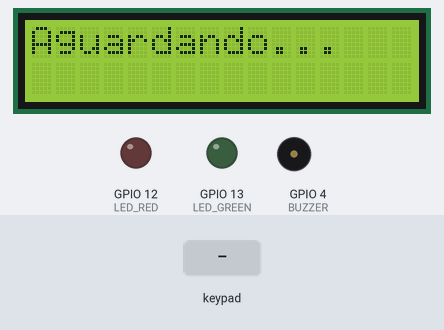
Recording of a program running on a simulated ESP32 board running MicroPython. On the bench: 16×2 character LCD, output pins drawn as LEDs (lit = HIGH), buzzer (waves = sounding, pin HIGH). The test bench sets the inputs (shaded band). WiFi joins after 1.5 s; no MQTT or app messages arrive unless stated; web requests get an empty 200 reply after 0.4 s; library files of the repository ran but are not shown: i2c_lcd.py; pins used as bus, display or sensor lines are not drawn.

Above: at 5.1 s.
5.2 s: keypad keys 1 2 # pressed 0.4 s apart
At 6.27 s:
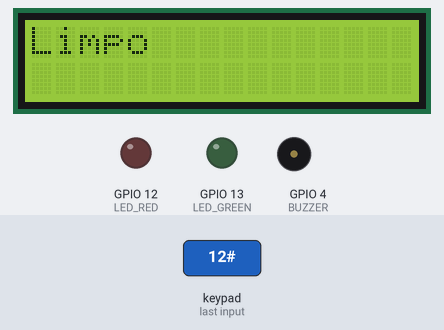
7.9 s: keypad keys 1 2 * pressed 0.4 s apart
At 8.97 s:
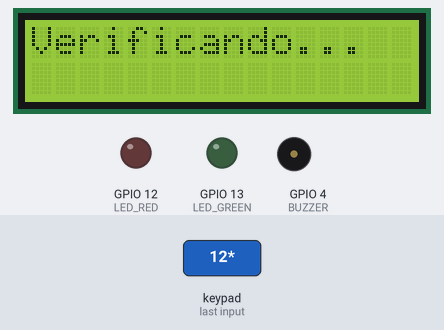
10.6 s: keypad keys 2 5 * pressed 0.4 s apart
At 10.89 s:
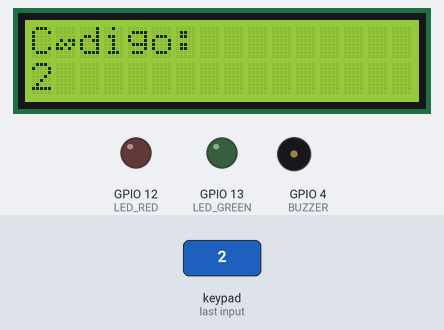
13.3 s: key '3' pressed
At 14.3 s:
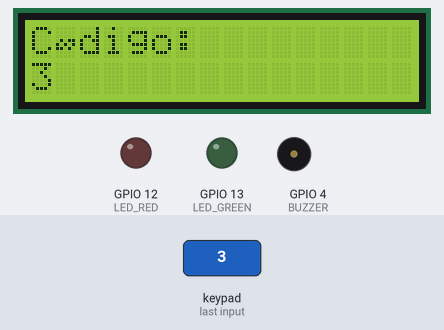
14.8 s: key '1' pressed
At 16.0 s:
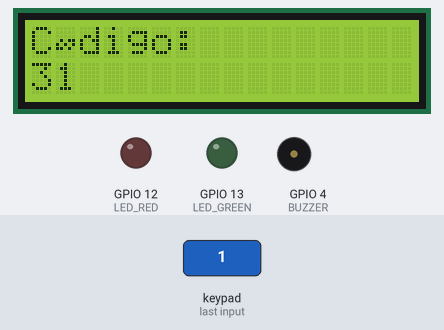
Timing chart, 0 to 17.8 s (numbered marks = the images above; inputs shaded):
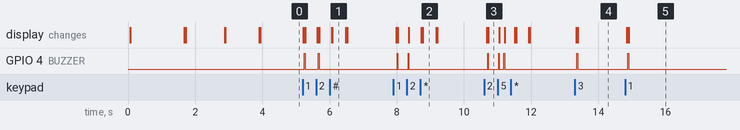

Measured:
- after the input at 5.2 s, GPIO 4 (BUZZER): alternates HIGH for 0.03 s and LOW for 0.40 s, 4 changes in all, then stays LOW, starting after 0.05 s; the display: first changes at once (image 1 shows a later state)
- after the input at 7.9 s, GPIO 4 (BUZZER): alternates HIGH for 0.03 s and LOW for 0.30 s, 4 changes in all, then stays LOW, starting after 0.11 s; the display: first changes after 0.08 s (image 2 shows a later state)
- after the input at 10.6 s, GPIO 4 (BUZZER): goes HIGH 0.03 s, LOW 0.30 s, HIGH 0.03 s, LOW 0.13 s, HIGH 0.03 s, then LOW, starting after 0.10 s; the display: first changes after 0.08 s (image 3 shows a later state)
- after the input at 13.3 s, GPIO 4 (BUZZER): LOW → HIGH after 0.06 s, → LOW 0.03 s later; the display: first changes at once (image 4 shows a later state)
- after the input at 14.8 s, GPIO 4 (BUZZER): LOW → HIGH after 0.08 s, → LOW 0.03 s later; the display: first changes after 0.05 s (image 5 shows a later state)
- what the display in image 1 shows lasts 0.4 s, from 6.1 s to 6.5 s

The program:

main.py
```python
import time, ujson
from machine import Pin, I2C
import network
from umqtt.robust import MQTTClient
from i2c_lcd import I2cLcd
import urequests


WIFI_SSID = "Visitantes"
WIFI_PASS = ""


MQTT_HOST = "c3f995e2e3fc4989bbdad3830780078e.s1.eu.hivemq.cloud"
MQTT_PORT = 8883
MQTT_USER = "Esp32"
MQTT_PASS = "Esp32pass"
CLIENT_ID = "esp32_display_1"
TOPIC = b"access/scan"


BACKEND_URL = "http://10.150.12.:5000/api/scan"


i2c = I2C(0, scl=Pin(22), sda=Pin(21), freq=400000)
lcd = I2cLcd(i2c, 0x27, 2, 16)

def lcd_msg(l1="", l2=""):
    lcd.clear()
    lcd.move_to(0,0); lcd.putstr((l1 or "")[:16])
    lcd.move_to(0,1); lcd.putstr((l2 or "")[:16])


LED_GREEN = Pin(13, Pin.OUT)
LED_RED   = Pin(12, Pin.OUT)
BUZZER    = Pin(4, Pin.OUT)

def clear_outputs():
    LED_GREEN.off()
    LED_RED.off()
    BUZZER.off()

def signal_ok(name, entered: bool):
    LED_RED.off()
    LED_GREEN.on()
    BUZZER.on(); time.sleep_ms(120); BUZZER.off()
    lcd_msg(name, "Entrou" if entered else "Saiu")
    time.sleep(1.4)
    clear_outputs()
    lcd_msg("Aguardando...", "")

def signal_fail(code):
    LED_GREEN.off()
    LED_RED.on()
    for _ in range(2):
        BUZZER.on(); time.sleep_ms(80); BUZZER.off(); time.sleep_ms(80)
    lcd_msg("Nao Autorizado", (code or "")[-16:])
    time.sleep(1.4)
    clear_outputs()
    lcd_msg("Aguardando...", "")


wifi = network.WLAN(network.STA_IF)
wifi.active(True)
wifi.connect(WIFI_SSID, WIFI_PASS)
lcd_msg("Conectando WiFi", "")
while not wifi.isconnected():
    time.sleep(0.2)
lcd_msg("WiFi OK", wifi.ifconfig()[0])
time.sleep(1)


def mqtt_callback(topic, msg):
    print(" RECEBIDO:", msg)
    try:
        data = ujson.loads(msg)

        if not data.get("ok"):
            signal_fail(data.get("code", ""))
            return

        nome = data.get("name", "")
        acao = data.get("acao", "")

        if acao == "ENTROU":
            signal_ok(nome, True)
        elif acao == "SAIU":
            signal_ok(nome, False)
        else:
            lcd_msg("Erro", "Acao invalida")

    except Exception as e:
        print("Erro MQTT:", e)


client = MQTTClient(CLIENT_ID, MQTT_HOST, port=MQTT_PORT,
                    user=MQTT_USER, password=MQTT_PASS,
                    ssl=True, ssl_params={"server_hostname": MQTT_HOST})

client.set_callback(mqtt_callback)
client.connect()
client.subscribe(TOPIC)
lcd_msg("MQTT OK", "")
time.sleep(1)
lcd_msg("Aguardando...", "")


rows = [Pin(p, Pin.IN, Pin.PULL_UP) for p in (25, 26, 27, 33)]
cols = [Pin(p, Pin.OUT) for p in (32, 14, 15)]

keys = [
    ["1","2","3"],
    ["4","5","6"],
    ["7","8","9"],
    ["*","0","#"]
]

typed = ""

def read_key():
    for c_idx, c in enumerate(cols):
        c.off()
        time.sleep_us(200)
        for r_idx, r in enumerate(rows):
            if r.value() == 0:
                c.on()
                return keys[r_idx][c_idx]
        c.on()
    return None


while True:
    client.check_msg()

    k = read_key()
    if k:
        if k.isdigit():
            typed += k
            lcd_msg("Código:", typed[-16:])
            BUZZER.on(); time.sleep_ms(25); BUZZER.off()

        elif k == "*":
            if typed:
                lcd_msg("Verificando...", "")
                try:
                    urequests.post(BACKEND_URL, json={"code": typed})
                except:
                    lcd_msg("Falha no envio", "")
                    time.sleep(1)
                typed = ""
                lcd_msg("Aguardando...", "")

        elif k == "#":
            typed = ""
            lcd_msg("Limpo", "")
            time.sleep(0.4)
            lcd_msg("Aguardando...", "")

    time.sleep_ms(90)
```
